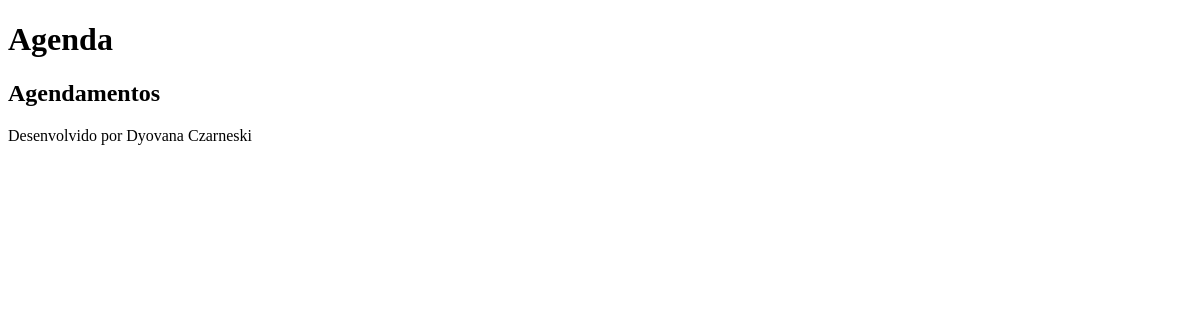
Before: /agenda/ with the older database file.
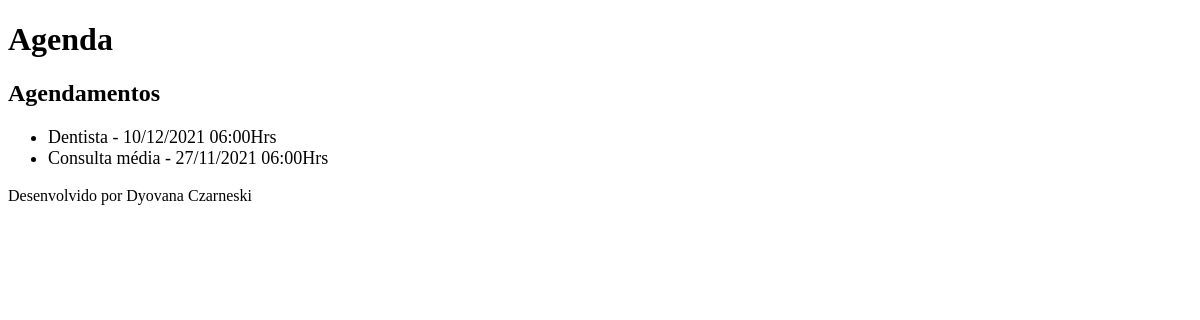
After: the same page with the newer database file.
### core/models.py (models this page shows, shortened)
class Evento(models.Model):
    titulo = models.CharField(max_length=100)
    descricao = models.TextField(blank=True, null=True)# pode estar em branco ou nulo
    data_evento = models.DateTimeField(verbose_name='Data do evento')
    data_criacao = models.DateTimeField(auto_now=True)# Quando criar o registro vai inserir a hora atual automaticamente
    usuario = models.ForeignKey(User, on_delete=models.CASCADE)
    class Meta:
        db_table = 'evento'
    def get_data_evento(self):
        return self.data_evento.strftime('%d/%m/%Y %H:%MHrs')

### core/views.py (the view)
# urls.py: path('agenda/', views.lista_eventos),
def lista_eventos(request):
    usuario = request.user
    eventos = Evento.objects.all()
    dados ={'eventos': eventos}
    return render(request, 'agenda.html', dados)

### template/agenda.html
{% extends "model-page.html"%}
    {% block content %}
        <h2>Agendamentos</h2>
        <ul style="font-size: 18px">
            {% for evento in eventos %}
            <li>{{evento.titulo}} - {{evento.get_data_evento}}</li>
            {% endfor %}
        </ul>
    {% endblock %}

### template/model-page.html
<!DOCTYPE html>
<html lang="en">
<head>
    {% include "model-header.html" %}
</head>
<body>
    {% block content %} {% endblock%}
    {% include "model-footer.html"%}
</body>
</html>

### template/model-header.html (shortened to what this page needs)
    <h1>Agenda</h1>

### template/model-footer.html
<p>Desenvolvido por Dyovana Czarneski</p>

Changed rows visible on the page:
added Evento: titulo "Dentista", get_data_evento "10/12/2021 06:00Hrs"
added Evento: titulo "Consulta média", get_data_evento "27/11/2021 06:00Hrs"
